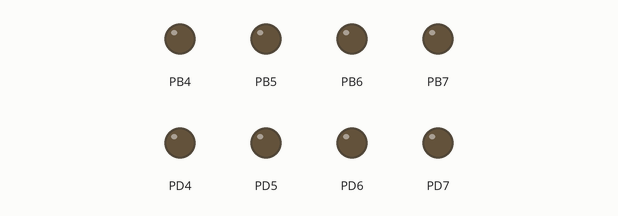
Bench run of a program on a simulated ATmega128, built with avr-gcc and emulated at 1 MHz. On the bench: output pins drawn as LEDs (lit = HIGH).

Above: at 8.0 s.
At 24.0 s:
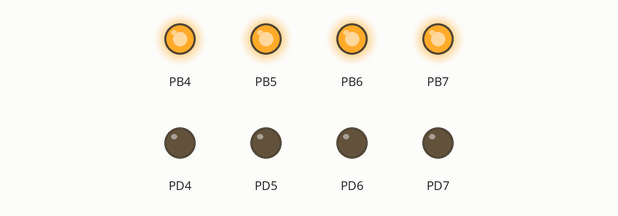
Timing chart, 0 to 41.6 s (numbered marks = the images above):
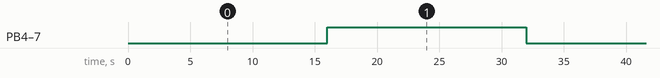

The program:

main.c
```c
#define F_CPU 1000000
#include <avr/io.h>
#include <avr/interrupt.h>
#include <util/delay.h>
void Timer0_init();
void init_interrupt_timer0_nor();
void init_interrupt_timer0_ctc();
void led_init();
void led_put(uint8_t led);

uint8_t current_led_state=0x00;
unsigned int counter=0;


int main(void)
{
	led_init();
	Timer0_init();
	/* Replace with your application code */
	while (1)
	{
	}
}
ISR(TIMER0_OVF_vect){

	TCNT0=131;
	counter+=1;
	if(counter==1000){
		counter=0;
		current_led_state=current_led_state^0x0F;
		//Toggle LED
		led_put(current_led_state);
	}
}


//dem 1 giay
void Timer0_init()
{
	const uint8_t mode_nor=(0<<WGM00)|(0<<WGM01);
	const uint8_t mode_pwm=(0<<WGM00)|(1<<WGM01);
	const uint8_t mode_ctc=(1<<WGM00)|(0<<WGM01);
	const uint8_t mode_fpwm=(1<<WGM00)|(1<<WGM01);

	const uint8_t pres_0=(0<<CS02)|(0<<CS01)|(0<<CS00);
	const uint8_t pres_1=(0<<CS02)|(0<<CS01)|(1<<CS00);
	const uint8_t pres_8=(0<<CS02)|(1<<CS01)|(0<<CS00);
	const uint8_t pres_32=(0<<CS02)|(1<<CS01)|(1<<CS00);
	const uint8_t pres_64=(1<<CS02)|(0<<CS01)|(0<<CS00);
	const uint8_t pres_128=(1<<CS02)|(0<<CS01)|(1<<CS00);
	const uint8_t pres_256=(1<<CS02)|(1<<CS01)|(0<<CS00);
	const uint8_t pres_1024=(1<<CS02)|(1<<CS01)|(1<<CS00);
	//set mode for timer 0


	TCCR0|=(0<<FOC0)|(0<<COM01)|(0<<COM00)|pres_128|mode_nor;

	TCNT0=131;
	// set interrupt
	init_interrupt_timer0_nor();

}

void init_interrupt_timer0_nor(){
	TIMSK=0x01;
	sei();
}

void led_init(){
	DDRB=0xF0;
	DDRD=0xF0;
}

void led_put(uint8_t led){
	PORTB=led << 4;
	PORTD=led;
}
```

Measured:
- by itself, PB4–7: alternates HIGH for 16.0 s and LOW for 16.0 s
